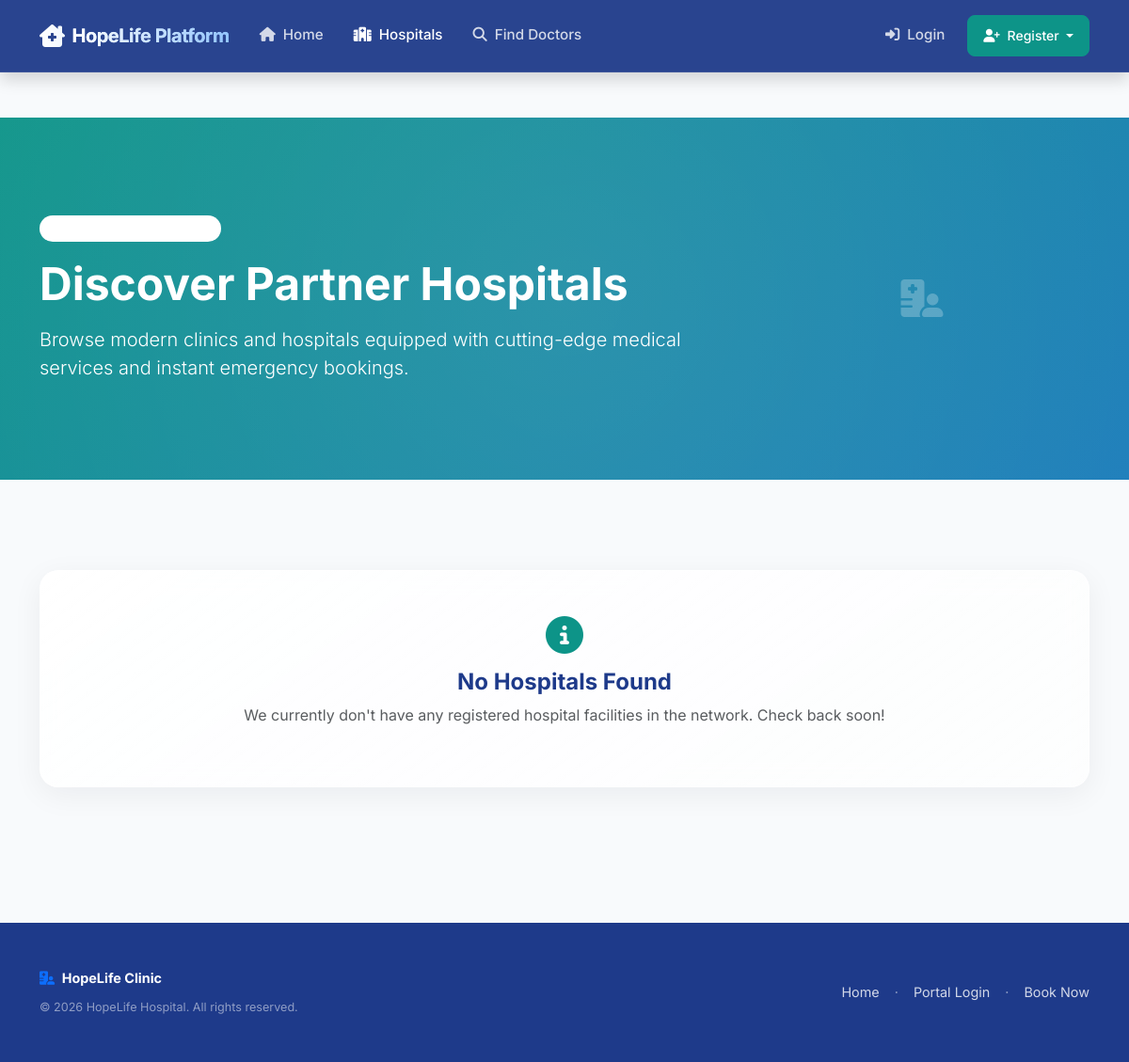
The page /hospitals/ on the database as committed earlier.
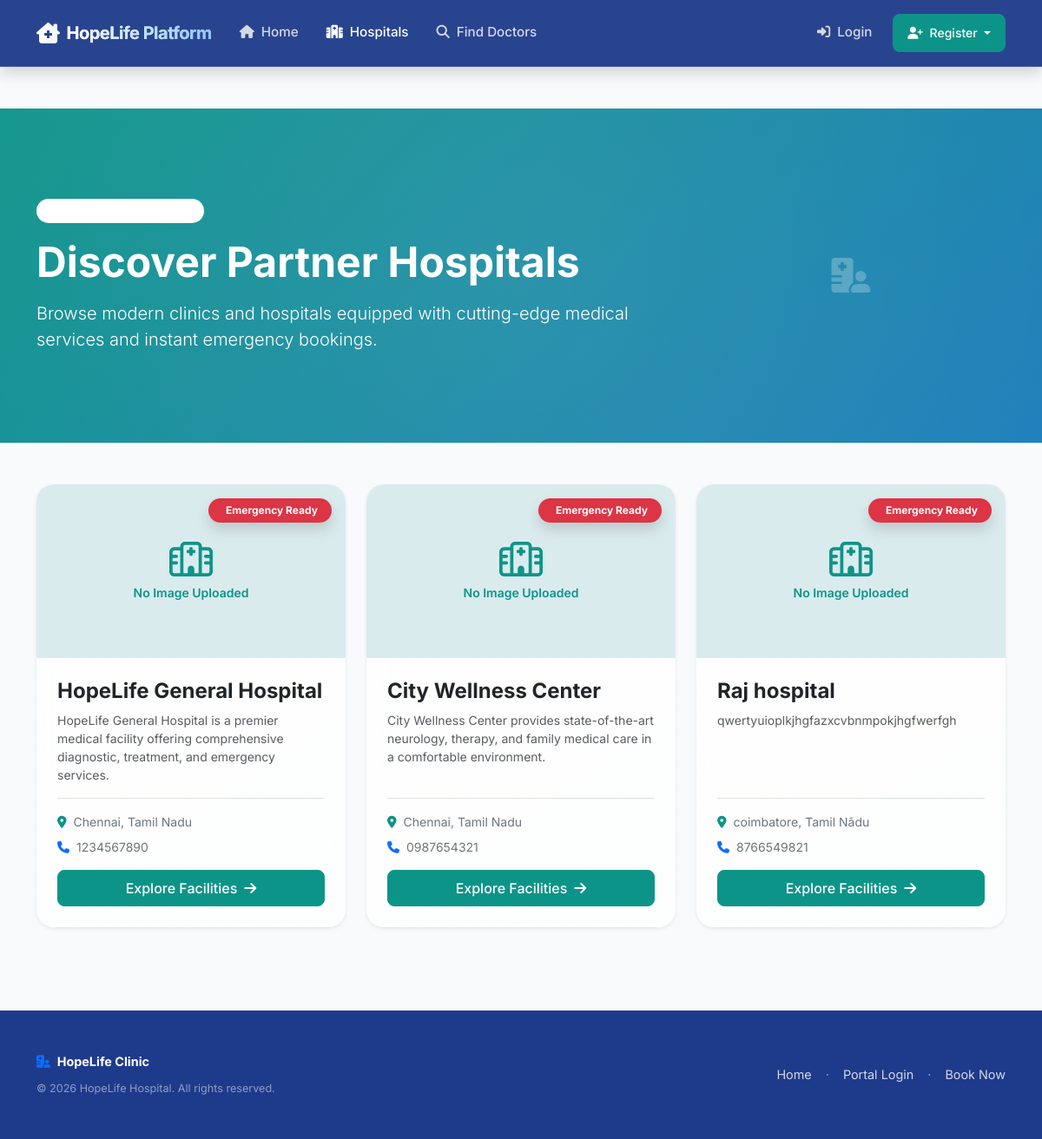
The same page on the database as committed later.
### appointments/models.py (models this page shows, shortened)
class Hospital(models.Model):
    hospital_name = models.CharField(max_length=255, unique=True)
    hospital_image = models.ImageField(upload_to='hospital_images/', blank=True, null=True)
    location = models.CharField(max_length=255)
    city = models.CharField(max_length=100)
    state = models.CharField(max_length=100)
    pincode = models.CharField(max_length=20)
    contact_number = models.CharField(max_length=20)
    emergency_available = models.BooleanField(default=False)
    hospital_description = models.TextField(blank=True)
    latitude = models.DecimalField(max_digits=9, decimal_places=6, null=True, blank=True)
    longitude = models.DecimalField(max_digits=9, decimal_places=6, null=True, blank=True)

### appointments/views.py (the view)
# urls.py: path('hospitals/', views.hospital_list, name='hospital_list'),
def hospital_list(request):
    hospitals = Hospital.objects.all()
    return render(request, 'appointments/hospital_list.html', {'hospitals': hospitals})

### appointments/templates/appointments/hospital_list.html (shortened to what the changed rows need)
{% extends 'appointments/base.html' %}
{% load static %}
{% block content %}
<div class="hero-gradient mb-5 text-center text-lg-start">
    <div class="container py-4">
        <div class="row align-items-center">
            <div class="col-lg-8">
                <h1 class="display-5 fw-bold text-white mb-3">Discover Partner Hospitals</h1>
            </div>
        </div>
    </div>
</div>
<div class="container my-5">
    <div class="row g-4">
        {% if hospitals %}
            {% for hospital in hospitals %}
                <div class="col-lg-4 col-md-6">
                    <div class="card glass-card h-100 overflow-hidden hover-lift border-0 shadow-sm">
                        <div class="position-relative" style="height: 200px; background-color: #f1f5f9;">
                            {% if hospital.hospital_image %}
                                <img src="{{ hospital.hospital_image.url }}" alt="{{ hospital.hospital_name }}" class="w-100 h-100 object-fit-cover">
                            {% else %}
                                <div class="w-100 h-100 d-flex flex-column align-items-center justify-content-center bg-teal bg-opacity-10 text-teal">
                                    <i class="fa-regular fa-hospital fs-1 mb-2"></i>
                                    <span class="small fw-semibold">No Image Uploaded</span>
                                </div>
                            {% endif %}
                            <div class="position-absolute top-0 end-0 m-3">
                                {% if hospital.emergency_available %}
                                    <span class="badge bg-danger px-3 py-2 rounded-pill shadow d-flex align-items-center gap-1">
                                         Emergency Ready
                                    </span>
                                {% else %}
                                    <span class="badge bg-secondary px-3 py-2 rounded-pill bg-opacity-75">
                                        General Care Only
                                    </span>
                                {% endif %}
                            </div>
                        </div>
                        <div class="card-body p-4 d-flex flex-column">
                            <h4 class="card-title fw-bold mb-2 text-dark">{{ hospital.hospital_name }}</h4>
                            <p class="text-muted small mb-3 flex-grow-1">{{ hospital.hospital_description|truncatewords:20 }}</p>
                            <div class="border-top pt-3 mt-auto">
                                <div class="d-flex align-items-center gap-2 mb-2 text-secondary small">
                                    <i class="fa-solid fa-location-dot text-teal"></i>
                                    <span>{{ hospital.city }}, {{ hospital.state }}</span>
                                </div>
                                <div class="d-flex align-items-center gap-2 mb-3 text-secondary small">
                                    <i class="fa-solid fa-phone text-primary"></i>
                                    <span>{{ hospital.contact_number }}</span>
                                </div>
                                <a href="{% url 'hospital_detail' hospital.id %}" class="btn btn-primary-custom w-100 py-2 d-flex align-items-center justify-content-center gap-2">
                                    <span>Explore Facilities</span>
                                    <i class="fa-solid fa-arrow-right"></i>
                                </a>
                            </div>
                        </div>
                    </div>
                </div>
            {% endfor %}
        {% else %}
            <div class="col-12 text-center py-5">
                <div class="glass-card p-5 max-width-600 mx-auto">
                    <i class="fa-solid fa-circle-info fs-1 text-teal mb-3"></i>
                    <h4 class="fw-bold">No Hospitals Found</h4>
                    <p class="text-muted">We currently don't have any registered hospital facilities in the network. Check back soon!</p>
                </div>
            </div>
        {% endif %}
    </div>
</div>
{% endblock %}

Rows that differ between the two databases and show on the page:
added Hospital: hospital_image "No Image Uploaded", emergency_available "Emergency Ready", hospital_name "HopeLife General Hospital", hospital_description "HopeLife General Hospital is a premier medical facility offering comprehensive diagnostic, treatment, and emergency services.", city "Chennai", state "Tamil Nadu", contact_number "1234567890"
added Hospital: hospital_image "No Image Uploaded", emergency_available "Emergency Ready", hospital_name "City Wellness Center", hospital_description "City Wellness Center provides state-of-the-art neurology, therapy, and family medical care in a comfortable environment.", city "Chennai", state "Tamil Nadu", contact_number "0987654321"
added Hospital: hospital_image "No Image Uploaded", emergency_available "Emergency Ready", hospital_name "Raj hospital", hospital_description "qwertyuioplkjhgfazxcvbnmpokjhgfwerfgh", city "coimbatore", state "Tamil Nādu", contact_number "8766549821"
Other text that changed with them:
text no longer shown: "No Hospitals Found We currently don't have any registered hospital facilities in the network. Check back soon!"
